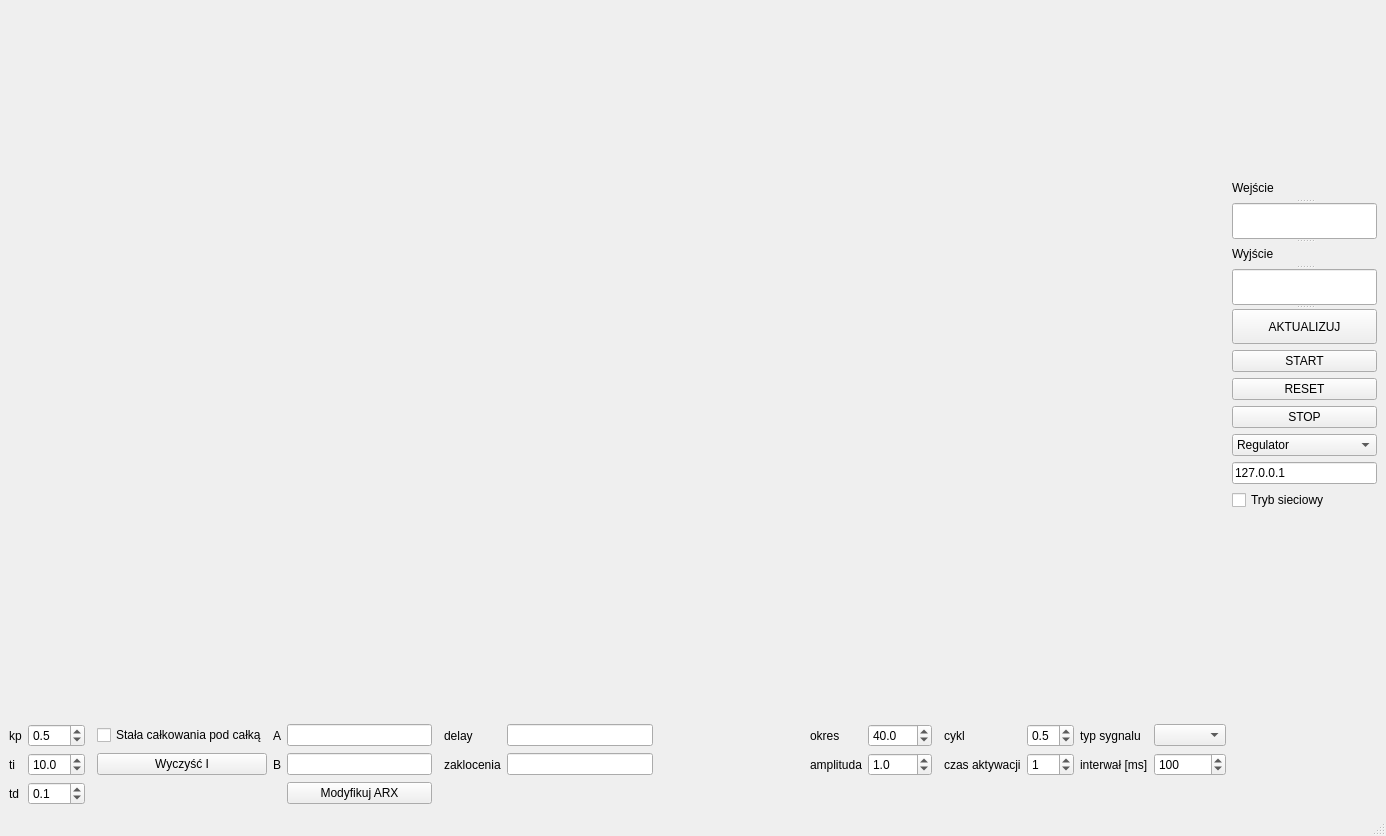
<?xml version="1.0" encoding="UTF-8"?>
<ui version="4.0">
 <class>MainWindow</class>
 <widget class="QMainWindow" name="MainWindow">
  <property name="geometry">
   <rect>
    <x>0</x>
    <y>0</y>
    <width>1386</width>
    <height>836</height>
   </rect>
  </property>
  <property name="sizePolicy">
   <sizepolicy hsizetype="Preferred" vsizetype="Preferred">
    <horstretch>0</horstretch>
    <verstretch>0</verstretch>
   </sizepolicy>
  </property>
  <property name="minimumSize">
   <size>
    <width>800</width>
    <height>600</height>
   </size>
  </property>
  <property name="maximumSize">
   <size>
    <width>16777215</width>
    <height>16777215</height>
   </size>
  </property>
  <property name="windowTitle">
   <string>UAR</string>
  </property>
  <widget class="QWidget" name="centralwidget">
   <layout class="QGridLayout" name="gridLayout">
    <item row="3" column="4">
     <widget class="QLabel" name="label_5">
      <property name="text">
       <string>B</string>
      </property>
     </widget>
    </item>
    <item row="3" column="10">
     <widget class="QLabel" name="label_9">
      <property name="text">
       <string>amplituda</string>
      </property>
     </widget>
    </item>
    <item row="0" column="14" colspan="4">
     <widget class="QCustomPlot" name="sterowanie" native="true">
      <property name="minimumSize">
       <size>
        <width>0</width>
        <height>0</height>
       </size>
      </property>
     </widget>
    </item>
    <item row="3" column="17">
     <widget class="QSpinBox" name="interwalSpinBox">
      <property name="minimum">
       <number>10</number>
      </property>
      <property name="maximum">
       <number>1000</number>
      </property>
      <property name="singleStep">
       <number>100</number>
      </property>
      <property name="value">
       <number>100</number>
      </property>
     </widget>
    </item>
    <item row="0" column="18" rowspan="2">
     <layout class="QVBoxLayout" name="verticalLayout">
      <item>
       <spacer name="verticalSpacer">
        <property name="orientation">
         <enum>Qt::Vertical</enum>
        </property>
        <property name="sizeHint" stdset="0">
         <size>
          <width>20</width>
          <height>40</height>
         </size>
        </property>
       </spacer>
      </item>
      <item>
       <widget class="QSplitter" name="splitter">
        <property name="orientation">
         <enum>Qt::Vertical</enum>
        </property>
        <widget class="QLabel" name="label_13">
         <property name="text">
          <string>Wejście</string>
         </property>
        </widget>
        <widget class="QLineEdit" name="zadaneLabel">
         <property name="readOnly">
          <bool>true</bool>
         </property>
        </widget>
        <widget class="QLabel" name="label_14">
         <property name="text">
          <string>Wyjście</string>
         </property>
        </widget>
        <widget class="QLineEdit" name="wyjscieLabel">
         <property name="readOnly">
          <bool>true</bool>
         </property>
        </widget>
        <widget class="QPushButton" name="aktualizujButton">
         <property name="text">
          <string>AKTUALIZUJ</string>
         </property>
        </widget>
       </widget>
      </item>
      <item>
       <widget class="QPushButton" name="startButton">
        <property name="text">
         <string>START</string>
        </property>
       </widget>
      </item>
      <item>
       <widget class="QPushButton" name="resetButton">
        <property name="text">
         <string>RESET</string>
        </property>
       </widget>
      </item>
      <item>
       <widget class="QPushButton" name="stopButton">
        <property name="text">
         <string>STOP</string>
        </property>
       </widget>
      </item>
      <item>
       <widget class="QComboBox" name="RoleComboBox">
        <item>
         <property name="text">
          <string>Regulator</string>
         </property>
        </item>
        <item>
         <property name="text">
          <string>Model ARX</string>
         </property>
        </item>
       </widget>
      </item>
      <item>
       <widget class="QLineEdit" name="ipLineEdit">
        <property name="text">
         <string>127.0.0.1</string>
        </property>
       </widget>
      </item>
      <item>
       <widget class="QCheckBox" name="networkModeCheckBox">
        <property name="text">
         <string>Tryb sieciowy</string>
        </property>
       </widget>
      </item>
      <item>
       <widget class="QLabel" name="connectionStatusLabel">
        <property name="autoFillBackground">
         <bool>false</bool>
        </property>
        <property name="text">
         <string/>
        </property>
       </widget>
      </item>
      <item>
       <widget class="QLabel" name="wymianaDanychLabel">
        <property name="text">
         <string/>
        </property>
       </widget>
      </item>
      <item>
       <spacer name="verticalSpacer_2">
        <property name="orientation">
         <enum>Qt::Vertical</enum>
        </property>
        <property name="sizeHint" stdset="0">
         <size>
          <width>20</width>
          <height>40</height>
         </size>
        </property>
       </spacer>
      </item>
     </layout>
    </item>
    <item row="2" column="0">
     <widget class="QLabel" name="label">
      <property name="text">
       <string>kp</string>
      </property>
     </widget>
    </item>
    <item row="2" column="1">
     <widget class="QDoubleSpinBox" name="kpLabel">
      <property name="decimals">
       <number>1</number>
      </property>
      <property name="value">
       <double>0.500000000000000</double>
      </property>
     </widget>
    </item>
    <item row="2" column="11">
     <widget class="QDoubleSpinBox" name="okresLabel">
      <property name="decimals">
       <number>1</number>
      </property>
      <property name="maximum">
       <double>1000.000000000000000</double>
      </property>
      <property name="value">
       <double>40.000000000000000</double>
      </property>
     </widget>
    </item>
    <item row="3" column="8">
     <widget class="QLineEdit" name="zakloceniaLabel">
      <property name="readOnly">
       <bool>true</bool>
      </property>
     </widget>
    </item>
    <item row="3" column="16">
     <widget class="QLabel" name="label_15">
      <property name="text">
       <string>interwał [ms]</string>
      </property>
     </widget>
    </item>
    <item row="2" column="14">
     <widget class="QLabel" name="label_11">
      <property name="text">
       <string>cykl</string>
      </property>
     </widget>
    </item>
    <item row="2" column="8">
     <widget class="QLineEdit" name="delayLabel">
      <property name="readOnly">
       <bool>true</bool>
      </property>
     </widget>
    </item>
    <item row="3" column="1">
     <widget class="QDoubleSpinBox" name="tiLabel">
      <property name="decimals">
       <number>1</number>
      </property>
      <property name="value">
       <double>10.000000000000000</double>
      </property>
     </widget>
    </item>
    <item row="4" column="3">
     <spacer name="horizontalSpacer">
      <property name="orientation">
       <enum>Qt::Horizontal</enum>
      </property>
      <property name="sizeHint" stdset="0">
       <size>
        <width>40</width>
        <height>20</height>
       </size>
      </property>
     </spacer>
    </item>
    <item row="3" column="5">
     <widget class="QLineEdit" name="vecbLabel">
      <property name="readOnly">
       <bool>true</bool>
      </property>
     </widget>
    </item>
    <item row="3" column="7">
     <widget class="QLabel" name="label_7">
      <property name="text">
       <string>zaklocenia</string>
      </property>
     </widget>
    </item>
    <item row="2" column="4">
     <widget class="QLabel" name="label_4">
      <property name="text">
       <string>A</string>
      </property>
     </widget>
    </item>
    <item row="3" column="14">
     <widget class="QLabel" name="label_12">
      <property name="text">
       <string>czas aktywacji</string>
      </property>
     </widget>
    </item>
    <item row="0" column="0" rowspan="2" colspan="13">
     <widget class="QCustomPlot" name="zadana" native="true">
      <property name="minimumSize">
       <size>
        <width>0</width>
        <height>0</height>
       </size>
      </property>
     </widget>
    </item>
    <item row="4" column="5">
     <widget class="QPushButton" name="zmienARX">
      <property name="text">
       <string>Modyfikuj ARX</string>
      </property>
     </widget>
    </item>
    <item row="3" column="15">
     <widget class="QSpinBox" name="aktywacjaLabel">
      <property name="maximum">
       <number>100</number>
      </property>
      <property name="value">
       <number>1</number>
      </property>
     </widget>
    </item>
    <item row="4" column="1">
     <widget class="QDoubleSpinBox" name="tdLabel">
      <property name="decimals">
       <number>1</number>
      </property>
      <property name="value">
       <double>0.100000000000000</double>
      </property>
     </widget>
    </item>
    <item row="2" column="7">
     <widget class="QLabel" name="label_6">
      <property name="text">
       <string>delay</string>
      </property>
     </widget>
    </item>
    <item row="2" column="16">
     <widget class="QLabel" name="label_8">
      <property name="text">
       <string>typ sygnalu</string>
      </property>
     </widget>
    </item>
    <item row="1" column="14" colspan="4">
     <widget class="QCustomPlot" name="uchyb" native="true">
      <property name="minimumSize">
       <size>
        <width>0</width>
        <height>0</height>
       </size>
      </property>
     </widget>
    </item>
    <item row="2" column="5">
     <widget class="QLineEdit" name="vecaLabel">
      <property name="readOnly">
       <bool>true</bool>
      </property>
     </widget>
    </item>
    <item row="2" column="3">
     <widget class="QCheckBox" name="liczenieCalkiLabel">
      <property name="text">
       <string>Stała całkowania pod całką</string>
      </property>
     </widget>
    </item>
    <item row="3" column="11">
     <widget class="QDoubleSpinBox" name="amplitudaLabel">
      <property name="decimals">
       <number>1</number>
      </property>
      <property name="value">
       <double>1.000000000000000</double>
      </property>
     </widget>
    </item>
    <item row="4" column="9">
     <spacer name="horizontalSpacer_2">
      <property name="orientation">
       <enum>Qt::Horizontal</enum>
      </property>
      <property name="sizeHint" stdset="0">
       <size>
        <width>40</width>
        <height>20</height>
       </size>
      </property>
     </spacer>
    </item>
    <item row="2" column="15">
     <widget class="QDoubleSpinBox" name="cyklLabel">
      <property name="decimals">
       <number>1</number>
      </property>
      <property name="maximum">
       <double>1.000000000000000</double>
      </property>
      <property name="singleStep">
       <double>0.100000000000000</double>
      </property>
      <property name="value">
       <double>0.500000000000000</double>
      </property>
     </widget>
    </item>
    <item row="2" column="17">
     <widget class="QComboBox" name="sygnalcomboBox"/>
    </item>
    <item row="2" column="10">
     <widget class="QLabel" name="label_10">
      <property name="text">
       <string>okres</string>
      </property>
     </widget>
    </item>
    <item row="4" column="0">
     <widget class="QLabel" name="label_3">
      <property name="text">
       <string>td</string>
      </property>
     </widget>
    </item>
    <item row="3" column="0">
     <widget class="QLabel" name="label_2">
      <property name="text">
       <string>ti</string>
      </property>
     </widget>
    </item>
    <item row="3" column="3">
     <widget class="QPushButton" name="resetI">
      <property name="text">
       <string>Wyczyść I</string>
      </property>
     </widget>
    </item>
   </layout>
  </widget>
  <widget class="QStatusBar" name="statusbar"/>
 </widget>
 <customwidgets>
  <customwidget>
   <class>QCustomPlot</class>
   <extends>QWidget</extends>
   <header>qcustomplot.h</header>
   <container>1</container>
  </customwidget>
 </customwidgets>
 <resources/>
 <connections/>
</ui>
